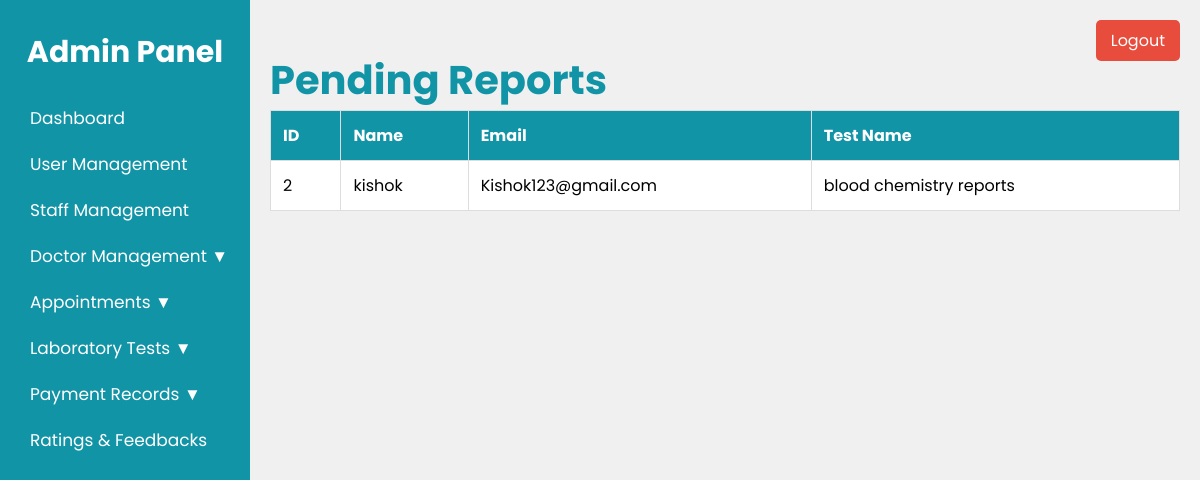
The page /Admin/pending_reports.php (signed in) on the database its author committed.
### tables this page shows
CREATE TABLE IF NOT EXISTS `test_requests` (
  `id` int NOT NULL AUTO_INCREMENT,
  `name` varchar(255) DEFAULT NULL,
  `mobile_number` varchar(15) DEFAULT NULL,
  `email` varchar(255) DEFAULT NULL,
  `report_name` varchar(255) DEFAULT NULL,
  PRIMARY KEY (`id`)
);

### Admin/pending_reports.php (the view, shortened to what this page needs)
<?php
include('connect.php');
$sql_pending_reports = "SELECT * FROM test_requests";
$result_pending_reports = $conn->query($sql_pending_reports);
$pending_reports = [];
while ($row_pending = $result_pending_reports->fetch_assoc()) {
    $pending_reports[] = $row_pending;
}
?>
<!DOCTYPE html>
<html>
<head>
    <link rel="stylesheet" type="text/css" href="pending_reports.css">
</head>
<body>
    <div class="admin-container">
        <nav class="sidebar">
            <h2>Admin Panel</h2>
            <ul>
                <li><a href="dashboard.php">Dashboard</a></li>
                <li><a href="user_management.php">User Management</a></li>
                <li><a href="staff_management.php">Staff Management</a></li>
                <li>
                    <a href="#">Doctor Management ▼</a>
                </li>
                <li>
                    <a href="#">Appointments ▼</a>
                </li>
                <li>
                    <a href="#">Laboratory Tests ▼</a>
                </li>
                <li>
                    <a href="#">Payment Records ▼</a>
                </li>
                <li><a href="feedback.php">Ratings & Feedbacks</a></li>
            </ul>
        </nav>
        <div class="main-content">
            <h1 class="tittle">Pending Reports</h1>
            <table class="report-table">
                <thead>
                    <tr>
                        <th>ID</th>
                        <th>Name</th>
                        <th>Email</th>
                        <th>Test Name</th>
                    </tr>
                </thead>
                <tbody>
                    <?php foreach ($pending_reports as $report): ?>
                        <tr>
                            <td><?php echo $report['id']; ?></td>
                            <td><?php echo $report['name']; ?></td>
                            <td><?php echo $report['email']; ?></td>
                            <td><?php echo $report['report_name']; ?></td>
                        </tr>
                    <?php endforeach; ?>
                </tbody>
            </table>
        </div>
    </div>
    <a href="logout.php" class="logout-btn">Logout</a>
</body>
</html>

### Admin/pending_reports.css (style rules this page uses)
* { margin: 0; padding: 0; font-family: "Poppins", serif; }
body { background-color: #f0f0f0; position: relative; }
.admin-container { display: flex; flex-direction: row; }
.sidebar { width: 250px; background-color: #1294A7; color: white; height: 100vh; padding-top: 20px; display: flex; flex-direction: column; position: fixed; }
.sidebar h2 { color: white; text-align: center; padding-top: 10px; margin-bottom: 20px; font-size: 30px; }
.sidebar ul { list-style-type: none; padding: 0; }
.sidebar ul li { font-size: 17px; padding: 10px 20px; }
.sidebar ul li a { color: white; text-decoration: none; display: block; padding-left:10px; border-radius: 5px; transition:transform 0.3s, background-color 0.3s ease; }
.main-content { flex-grow: 1; margin-top: 30px; padding: 20px; margin-left: 250px; }
.main-content .tittle { color: #1294A7; font-size: 40px; }
.logout-btn { position: fixed; top: 20px; right: 20px; background-color: #e74c3c; text-align: center; color: white; padding: 8px 15px; border: none; border-radius: 5px; text-decoration: none; transition: background-color 0.3s ease; }
.report-table { width: 100%; border-collapse: collapse; background-color: #fff; margin-bottom: 20px; }
.report-table th, .report-table td { padding: 12px; border: 1px solid #ddd; text-align: left; }
.report-table th { background-color: #1294A7; color: #fff; }

### rows shown on the page
test_requests: id "2", name "kishok", email "Kishok123@gmail.com", report_name "blood chemistry reports"
